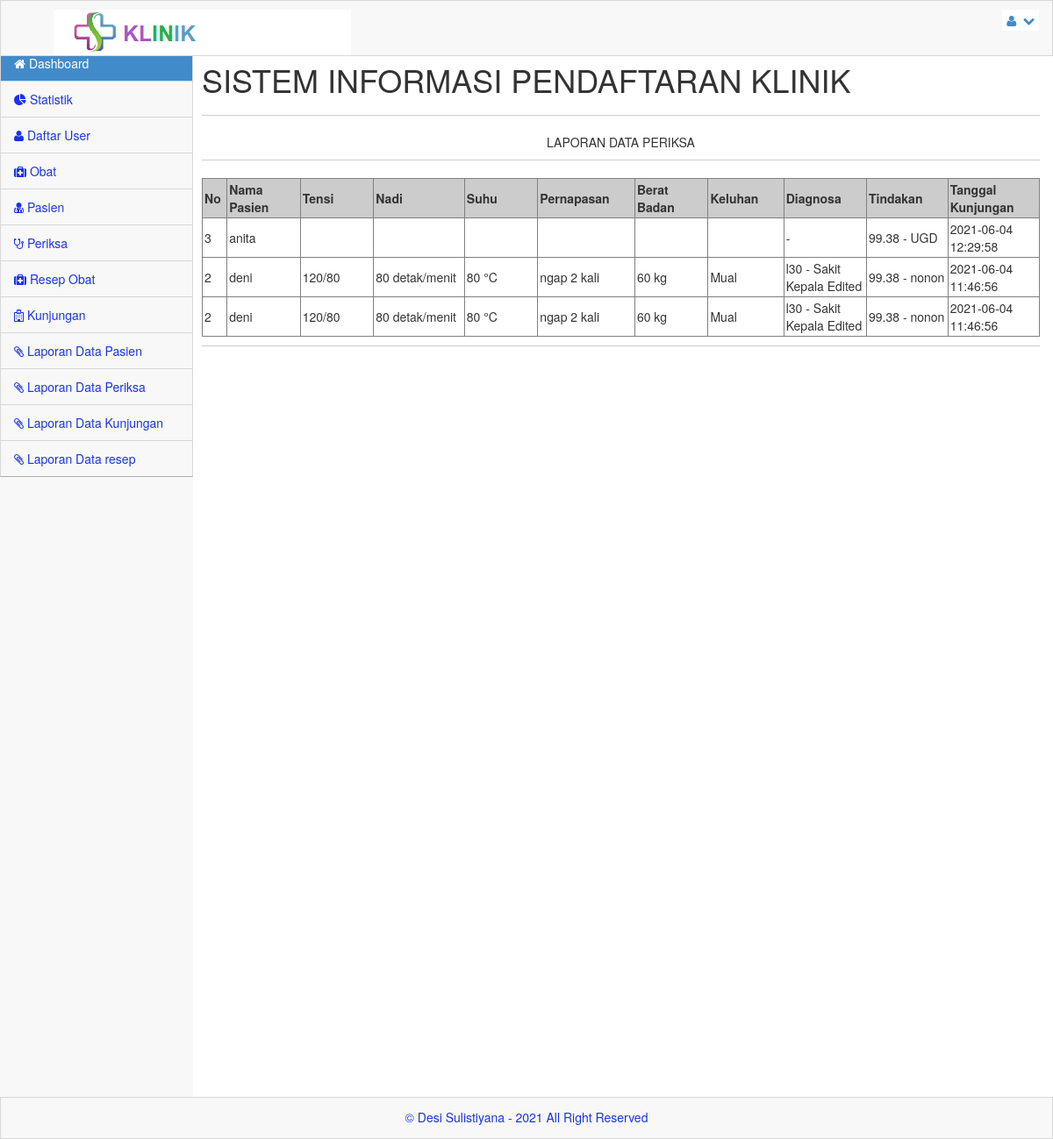
Page /admin/index.php?menu=laporanperiksa (signed in) on the earlier database version.
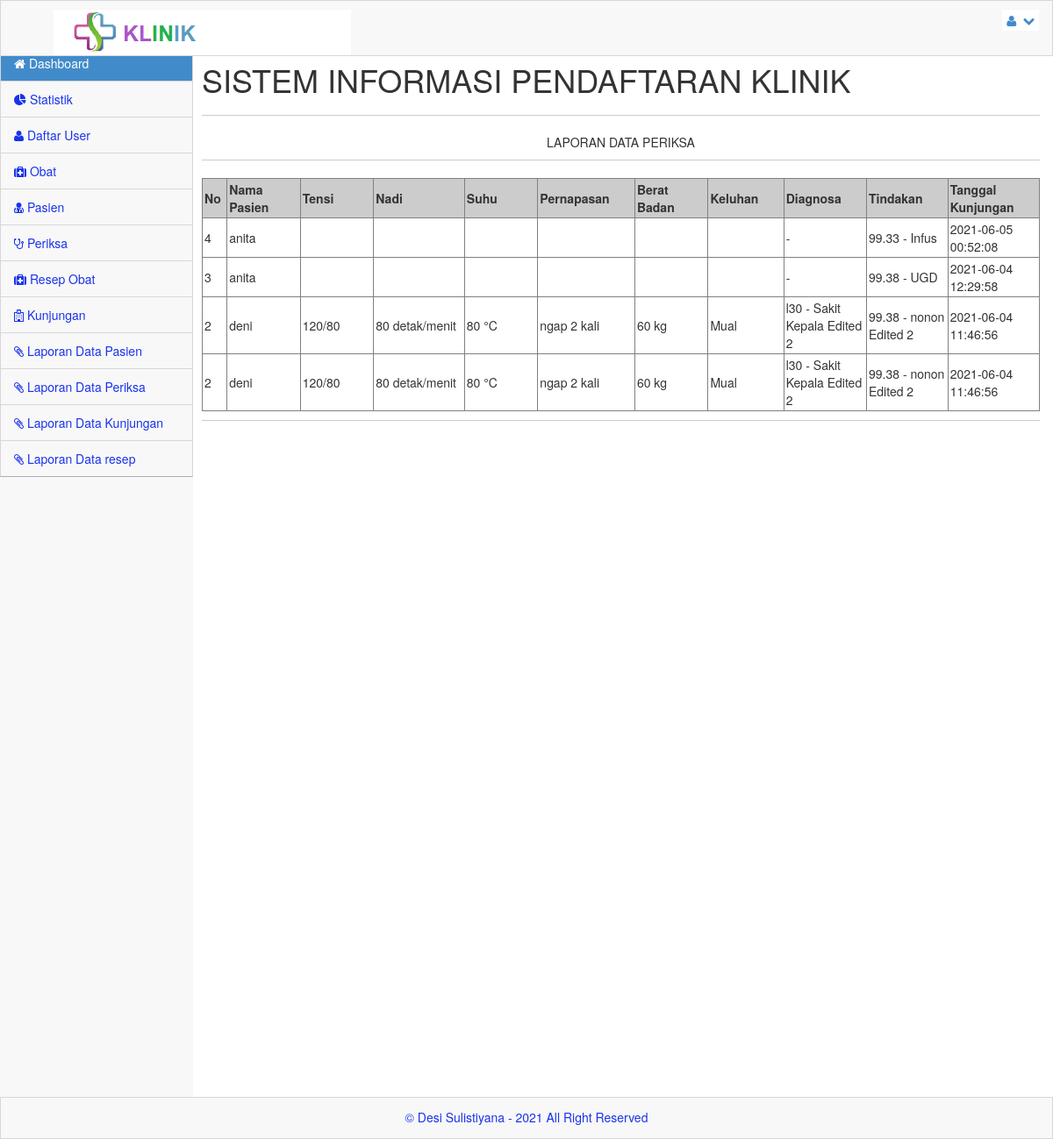
Same page on the later database version.
### tables this page shows
CREATE TABLE `periksa` (
  `id_periksa` int(10) NOT NULL,
  `no_kunjungan` int(10) NOT NULL,
  `tensi` varchar(20) DEFAULT NULL,
  `nadi` varchar(20) DEFAULT NULL,
  `suhu` varchar(20) DEFAULT NULL,
  `napas` varchar(20) DEFAULT NULL,
  `bb` varchar(20) DEFAULT NULL,
  `keluhan` text DEFAULT NULL,
  `kd_diagnosa` varchar(20) DEFAULT NULL,
  `kd_tindakan` varchar(10) DEFAULT NULL,
  `created_at` timestamp NULL DEFAULT current_timestamp(),
  `update_at` timestamp NULL DEFAULT current_timestamp(),
  `daleted_at` timestamp NULL DEFAULT NULL
);

CREATE TABLE `tindakan` (
  `kd_tindakan` int(11) NOT NULL,
  `id_periksa` int(10) DEFAULT NULL,
  `nm_tindakan` varchar(300) DEFAULT NULL,
  `ket` text DEFAULT NULL,
  `created_at` timestamp NULL DEFAULT current_timestamp(),
  `updated_at` timestamp NULL DEFAULT current_timestamp(),
  `deleted_at` timestamp NULL DEFAULT NULL
);

CREATE TABLE `pasien` (
  `no_rm` varchar(11) NOT NULL,
  `nm_pasien` varchar(300) NOT NULL,
  `j_kel` varchar(100) NOT NULL,
  `agama` varchar(100) NOT NULL,
  `alamat` varchar(300) NOT NULL,
  `tgl_lhr` date NOT NULL,
  `ktp` varchar(16) NOT NULL,
  `no_tlp` varchar(12) NOT NULL,
  `nm_kel` varchar(20) NOT NULL,
  `hub_kel` varchar(100) NOT NULL
);

CREATE TABLE `diagnosa` (
  `id_diag` int(11) NOT NULL,
  `kd_diag` varchar(30) DEFAULT NULL,
  `id_periksa` int(10) DEFAULT NULL,
  `nm_diag` varchar(300) DEFAULT NULL,
  `created_at` timestamp NULL DEFAULT current_timestamp(),
  `updated_at` timestamp NULL DEFAULT current_timestamp(),
  `deleted_at` timestamp NULL DEFAULT NULL
);

### admin/laporanperiksa.php (the view, shortened to what this page needs)
<html>
<body onLoad="window.print();" >
	<?php
	$row = 20;
	$hal = isset($_GET['hal']) ? $_GET['hal'] : 0;
	?>
	<p align="center" size="25px">LAPORAN DATA PERIKSA</p>
	<hr>
	<table width="100%" cellspacing="0" cellpadding="2" border="1px" class="style1">
		<tr>
			<th width="1%" align="center" bgcolor="#CCCCCC">No</th>
			<th width="6%" align="center" bgcolor="#CCCCCC">Nama Pasien</th>
			<th width="6%" align="center" bgcolor="#CCCCCC">Tensi</th>
			<th width="6%" align="center" bgcolor="#CCCCCC">Nadi</th>
			<th width="6%" align="center" bgcolor="#CCCCCC">Suhu</th>
			<th width="6%" align="center" bgcolor="#CCCCCC">Pernapasan</th>
			<th width="6%" align="center" bgcolor="#CCCCCC">Berat Badan</th>
			<th width="6%" align="center" bgcolor="#CCCCCC">Keluhan</th>
			<th width="6%" align="center" bgcolor="#CCCCCC">Diagnosa</th>
			<th width="6%" align="center" bgcolor="#CCCCCC">Tindakan</th>
			<th width="6%" align="center" bgcolor="#CCCCCC">Tanggal Kunjungan</th>
		</tr>
		<?php
		$periksaSql = "SELECT * FROM periksa LEFT JOIN diagnosa ON diagnosa.id_periksa = periksa.id_periksa LEFT JOIN tindakan ON tindakan.id_periksa = periksa.id_periksa ORDER BY periksa.id_periksa DESC LIMIT $hal, $row";
		$periksaQry = mysqli_query($server,$periksaSql )  or die("Query periksa salah : " . mysqli_error());
		while ($periksa = mysqli_fetch_array($periksaQry)) {
		?>
			<tbody>
				<tr>
					<td><?php echo $periksa['id_periksa']; ?></td>
					<td><?php
					$pas = "SELECT * FROM kunjungan LEFT JOIN pasien ON pasien.no_rm=kunjungan.no_rm WHERE no_kunjungan = '".$periksa["no_kunjungan"]."'";
					$pasDb = mysqli_query($server,$pas) or die("Query Error get pasien".mysqli_error());
					$pasien = mysqli_fetch_assoc($pasDb);
					echo $pasien['nm_pasien']; ?></td>
					<td><?php echo $periksa['tensi']; ?></td>
					<td><?php echo $periksa['nadi']; ?></td>
					<td><?php echo $periksa['suhu']; ?></td>
					<td><?php echo $periksa['napas']; ?></td>
					<td><?php echo $periksa['bb']; ?></td>
					<td><?php echo $periksa['keluhan']; ?></td>
					<td><?php echo($periksa["kd_diag"]." - ".$periksa["nm_diag"]); ?></td>
					<td><?php echo($periksa["nm_tindakan"]." - ".$periksa["ket"]); ?></td>
					<td><?php echo $periksa['created_at']; ?></td>
				</tr>
			</tbody>
		<?php } ?>
	</table>
</body>
</html>

Differences in the rows shown:
added periksa: tindakan.id_periksa "4", pasien.nm_pasien "anita", tindakan.nm_tindakan "99.33", tindakan.ket "Infus", tindakan.created_at "2021-06-05 00:52:08"
changed through a linked row, periksa "80 detak/menit": diagnosa.nm_diag "Sakit Kepala Edited" → "Sakit Kepala Edited 2"; tindakan.ket "nonon" → "nonon Edited 2"
